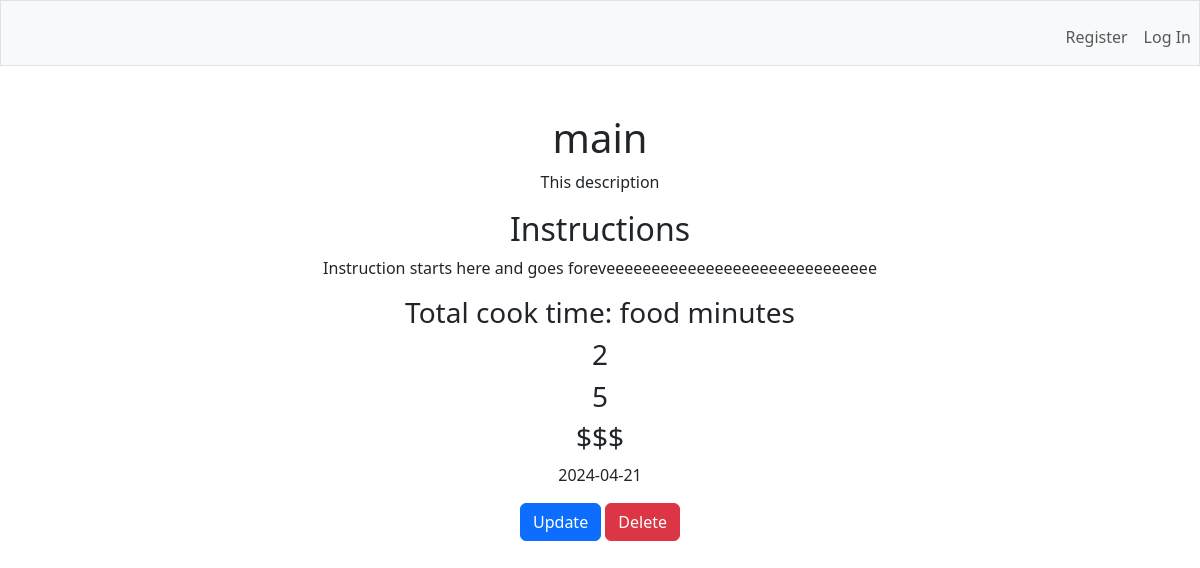
/recipe/1, run on the app's committed database.
### tables this page shows
CREATE TABLE recipes (
        id INTEGER PRIMARY KEY AUTOINCREMENT,
        user_id INTEGER,
        name TEXT NOT NULL,
        description TEXT,
        total_time INTEGER,
        category TEXT,
        instructions TEXT,
        difficulty INTEGER,
        rating INTEGER,
        price TEXT,
        last_cooked DATE,
        FOREIGN KEY(user_id) REFERENCES users(id)
    );

### app.py (the view)
@app.route('/recipe/<int:id>')
def recipe(id):
    row = g.c.execute('SELECT * FROM recipes WHERE id = ?', (id,)).fetchone()
    return render_template('recipe.html', row=row)

### app.py (called while the page is built)
@app.before_request
def before_request():
    g.db = sqlite3.connect('database.db')
    g.c = g.db.cursor()

@app.teardown_request
def teardown_request(exception):
    db = getattr(g, 'db', None)
    if db is not None:
        db.close()

@app.after_request
def after_request(response):
    response.headers['Cache-Control'] = 'no-cache, no-store, must-revalidate'
    response.headers['Pragma'] = 'no-cache'
    response.headers['Expires'] = '0'
    return response

### templates/recipe.html (shortened to what this page needs)
{% extends "layout.html" %}  {% block main %}
<div class="header">
  <h1>{{ row[2] }}</h1>
  <p>{{ row[3] }}</p>
</div>
<div class="intruction">
  <h2>Instructions</h2>
  <p>{{ row[6] }}</p>
  <h3>Total cook time: {{ row[5] }} minutes</h3>
</div>
<div class="details">
  <h3>{{ row[7] }}</h3>
  <h3>{{ row[8] }}</h3>
  <h3>{{ row[9] }}</h3>
  <p>{{ row[10] }}</p>
</div>
<div class="actions">
  <a href="{{ url_for('update', id=row[0]) }}" class="btn btn-primary"
    >Update</a
  >
  <a href="{{ url_for('delete', id=row[0]) }}" class="btn btn-danger">Delete</a>
</div>
{% endblock %}

### static/styles.css (style rules this page uses)
a { text-decoration: none; color: #333; }

### data on the page
recipes: name "main", description "This description", instructions "Instruction starts here and goes foreveeeeeeeeeeeeeeeeeeeeeeeeeeeeee", category "food", difficulty "2", rating "5", price "$$$", last_cooked "2024-04-21"
